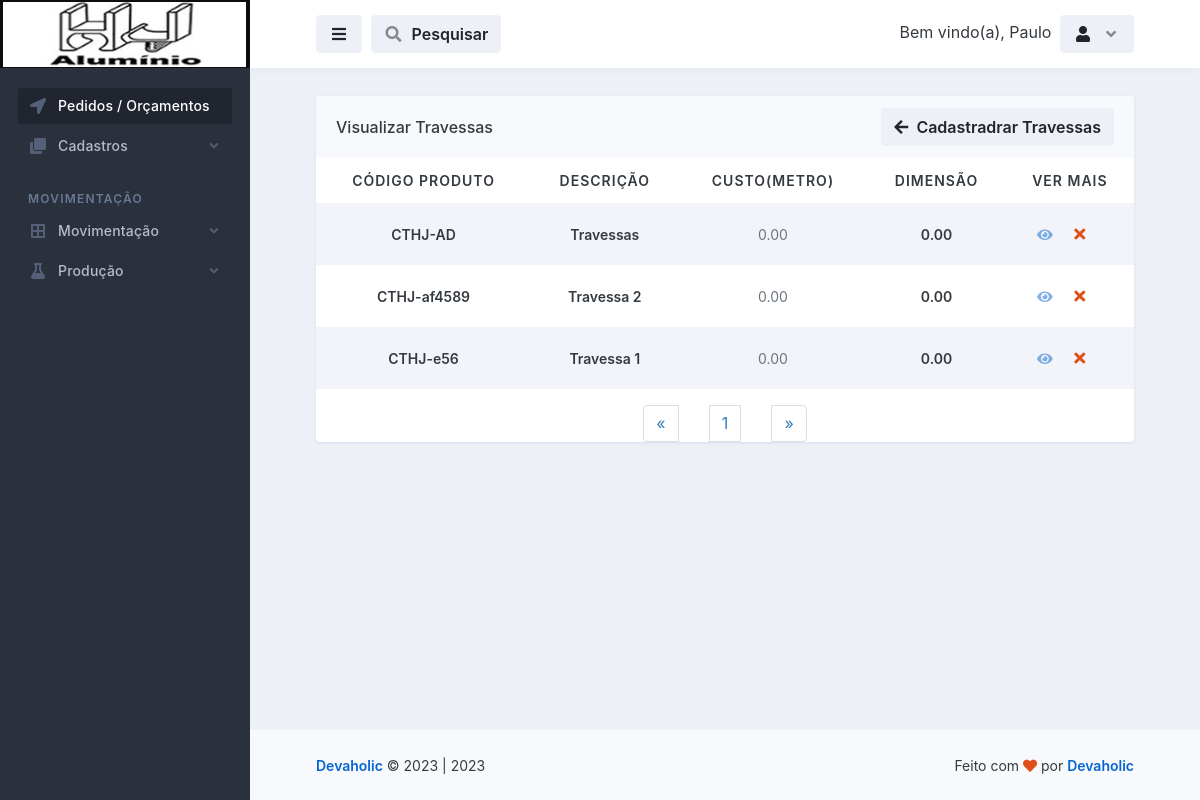
Screenshot of /travessas/visualizar_travessas.php (signed in) with the database file from the repository.
### tables this page shows
CREATE TABLE `logado` (
  `id` int(11) NOT NULL,
  `nome` varchar(50) NOT NULL,
  `email` varchar(100) NOT NULL,
  `senha` varchar(50) NOT NULL,
  `parceiro_colaborador` varchar(100) NOT NULL,
  `cpf` int(100) NOT NULL,
  `rg` int(20) NOT NULL,
  `cep` int(20) NOT NULL,
  `endereco` varchar(100) NOT NULL,
  `telefone` varchar(50) NOT NULL,
  `complemento` varchar(100) NOT NULL,
  `bairro` varchar(100) NOT NULL,
  `cidade` varchar(100) NOT NULL,
  `uf` varchar(20) NOT NULL,
  `nascimento` varchar(100) NOT NULL,
  `nivel` varchar(20) NOT NULL
);

CREATE TABLE `travessas` (
  `id` int(11) NOT NULL,
  `descricao` varchar(255) NOT NULL,
  `codigo_produto` varchar(100) NOT NULL,
  `agregar` varchar(255) NOT NULL,
  `unidade` varchar(255) NOT NULL,
  `esquadreta` varchar(255) NOT NULL,
  `oculto` varchar(10) NOT NULL,
  `referencias_do_mercado` text NOT NULL,
  `custo_metro` decimal(10,2) NOT NULL,
  `markup` decimal(10,2) NOT NULL,
  `valor` decimal(10,2) NOT NULL,
  `desconto_corte_vidro` decimal(10,2) NOT NULL,
  `perda` decimal(10,2) NOT NULL,
  `perda_bordas` decimal(10,2) NOT NULL,
  `perda_corte` decimal(10,2) NOT NULL,
  `dimensao` decimal(10,2) NOT NULL,
  `perda_bordas_retalho` decimal(10,2) NOT NULL,
  `perda_corte_retalho` decimal(10,2) NOT NULL,
  `imagem` varchar(255) NOT NULL,
  `ultima_alteracao` date NOT NULL,
  `ativo` tinyint(1) NOT NULL,
  `quantidade_stock` varchar(255) NOT NULL
);

### database.php (called while the page is built, shortened)
<?php
    class database
    {
        public $server = 'localhost';
        public $user = 'root';
        public $pass = '';
        public $bdn = 'maxportas';
        public function __construct()
        {
            try{
            $this->conn = new PDO('mysql:host='.$this->server.'; dbname='.$this->bdn, $this->user, $this->pass);
            } catch(PDOException $e){
                echo "Error $e";
            }
        }
    }
?>

### controllers/controllers_travessas.php (called while the page is built, shortened)
<?php
    include "../database.php";
class controllers_travessas extends database
{
    public function selecionar_travessas()
    {
        $selecionar_travessas = $this->conn->prepare("SELECT * FROM travessas ORDER BY id DESC");
        $selecionar_travessas->execute();
        $resultravessas = $selecionar_travessas->fetchAll(PDO::FETCH_ASSOC);
        return $resultravessas;
    }
}
?>

### travessas/visualizar_travessas.php (the view, shortened to what this page needs)
<?php
    $servidor = "localhost";
$usuario = "root";
$senha = "";
$dbname = "maxportas";
$conn = mysqli_connect($servidor, $usuario, $senha, $dbname);
$pagina = (isset($_GET['pagina']))? $_GET['pagina'] : 1;
$result_travessas = "SELECT * FROM travessas ORDER BY id DESC";
$resultado_travessas = mysqli_query($conn, $result_travessas);
$total_travessas = mysqli_num_rows($resultado_travessas);
$quantidade_pg = 10;
$num_pagina = ceil($total_travessas/$quantidade_pg);
$incio = ($quantidade_pg*$pagina)-$quantidade_pg;
$result_travessas = "SELECT * FROM travessas ORDER BY id DESC limit $incio, $quantidade_pg";
$resultado_travessas = mysqli_query($conn, $result_travessas);
?>
<!doctype html>
<html lang="en">
  <head>
    <link rel="stylesheet" id="css-main" href="../assets/css/dashmix.min.css">
    <link rel="stylesheet" href="../assets/css/pagination.css">
  </head>
  <body>
    <div id="page-container" class="sidebar-o sidebar-dark enable-page-overlay side-scroll page-header-fixed main-content-narrow">
    <?php require_once "../template/sidebar.php" ?>
<header id="page-header">
    <div class="content-header">
    <div class="space-x-1">
        <button type="button" class="btn btn-alt-secondary" data-toggle="layout" data-action="sidebar_toggle">
        <i class="fa fa-fw fa-bars"></i>
        </button>
            <button type="button" class="btn btn-alt-secondary" data-toggle="layout" data-action="header_search_on">
              <i class="fa fa-fw opacity-50 fa-search"></i> <span class="ms-1 d-none d-sm-inline-block">Pesquisar</span>
            </button>
    </div>
    <?php require_once "../template/btn_logout.php"; ?>
    </div>
</header>
      <main id="main-container">
        <div class="content content-full content-boxed">
          <div class="row">
            <div class="col-md-12">
              <div class="block block-rounded block-mode-loading-refresh">
                <div class="block-header block-header-default">
                  <h3 class="block-title">
                    Visualizar Travessas
                  </h3>
                  <a class="btn btn-alt-secondary" href="travessas.php">
                    <i class="fa fa-arrow-left me-1"></i> Cadastradrar Travessas
                  </a>
                </div>
                <div class="table-responsive">
                  <table class="table table-striped table-hover table-borderless table-vcenter fs-sm">
                  <?php
                    require_once "../controllers/controllers_travessas.php";
                    $selecionar_travessas = new controllers_travessas();
                    $result_travessas = $selecionar_travessas->selecionar_travessas();
                    if(count($result_travessas) > 0)
                    { ?>
                    <thead style="text-align: center;">
                      <tr class="text-uppercase">
                        <th>Código Produto</th>
                        <th>Descrição</th>
                        <th>Custo(metro)</th>
                        <th>Dimensão</th>
                        <th>Ver Mais</th>
                      </tr>
                    </thead>
                    <?php }?>
                    <tbody style="text-align: center;">
                        <?php
                            require_once "../controllers/controllers_travessas.php";
                            $selecionar_travessas = new controllers_travessas();
                            $result_travessas = $selecionar_travessas->selecionar_travessas();
                            if(count($result_travessas) > 0)
                            {
                              while($row_travessas = mysqli_fetch_assoc($resultado_travessas)){ ?>
                                <tr style="text-align: center;">
                                  <td>
                                      <span class="fw-semibold"><?php echo $row_travessas['codigo_produto']; ?></span>
                                  </td>
                                  <td>
                                      <span class="fw-semibold"><?php echo $row_travessas['descricao']; ?></span>
                                  </td>
                                  <td>
                                    <span class="fs-sm text-muted"><?php echo $row_travessas['custo_metro'];?></span>
                                  </td>
                                  <td>
                                      <span class="fw-semibold"><?php echo $row_travessas['dimensao']; ?></span>
                                  </td>
                                  <td class="text-center text-nowrap fw-medium" style="display: flex; justify-content: center; align-items: center;">
                                    <a href="vermais_travessas.php?view_travessas=<?php $idCriptografado = base64_encode($row_travessas['id']); echo $idCriptografado;?>">
                                        <i class="fa fa-eye me-1 opacity-50"></i>
                                    </a>
                                    <?php
                                       echo "<button class='btn' onclick='abrirModal(".$row_travessas['id'].")'><i class='fa fa-fw fa-times text-danger'></i></button>";
                                      ?>
                                  </td>
                                </tr>
                          <?php } } else { echo "<h1>Nenhum registo encontrado!</h1>"; } ?>
                    </tbody>
                  </table>
                  <?php
                    $pagina_anterior = $pagina - 1;
                    $pagina_posterior = $pagina + 1;
                  ?>
                <nav class="text-center">
                  <ul class="pagination" style="display: flex; align-items: center; justify-content: space-between; width: 20%; margin: auto;">
                    <li>
                      <?php
                      if($pagina_anterior != 0){ ?>
                        <a href="visualizar_travessas.php?pagina=<?php echo $pagina_anterior; ?>" aria-label="Previous">
                          <span aria-hidden="true">&laquo;</span>
                        </a>
                      <?php }else{ ?>
                        <span aria-hidden="true">&laquo;</span>
                      <?php }  ?>
                    </li>
                    <?php
                    for($i = 1; $i < $num_pagina + 1; $i++){ ?>
                      <li><a href="visualizar_travessas.php?pagina=<?php echo $i; ?>"><?php echo $i; ?></a>
                      </li>
                    <?php } ?>
                    <li>
                      <?php
                      if($pagina_posterior <= $num_pagina){ ?>
                        <a href="visualizar_travessas.php?pagina=<?php echo $pagina_posterior; ?>" aria-label="Previous">
                          <span aria-hidden="true">&raquo;</span>
                        </a>
                      <?php }else{ ?>
                        <span aria-hidden="true">&raquo;</span>
                      <?php }  ?>
                    </li>
                  </ul>
                </nav>
                </div>
                </div>
              </div>
        </div>
      </main>
      <?php require_once "../template/footer.php" ?>
    </div>
  </body>
</html>

### template/btn_logout.php (shortened to what this page needs)
<?php
    include "../conexao-bd.php";
    $email = $_SESSION['email'];
    $selecinarUserLogado = $conn->prepare("SELECT * FROM logado WHERE email = :email");
    $selecinarUserLogado->bindValue(':email', $email);
    $selecinarUserLogado->execute();
    $row = $selecinarUserLogado->fetch(PDO::FETCH_ASSOC);
?>
<div class="space-x-1">
    <div class="dropdown d-inline-block">
        <span class="d-sm-inline-block">Bem vindo(a), <?php echo $row['nome']; ?></span>
    </div>
    <div class="dropdown d-inline-block">
    <button type="button" class="btn btn-alt-secondary" id="page-header-user-dropdown" data-bs-toggle="dropdown" aria-haspopup="true" aria-expanded="false">
        <i class="fa fa-fw fa-user"></i>
        <i class="fa fa-fw fa-angle-down opacity-50 ms-1 d-none d-sm-inline-block"></i>
    </button>
    </div>
</div>

### assets/css/pagination.css (style rules this page uses)
.pagination { display:inline-block;padding-left:0;margin:20px 0;border-radius:4px }
.pagination>li { display:inline }
.pagination>li>a,.pagination>li>span { position:relative;float:left;padding:6px 12px;margin-left:-1px;line-height:1.42857143;color:#337ab7;text-decoration:none;background-color:#fff;border:1px solid #ddd }
.pagination>li:first-child>a,.pagination>li:first-child>span { margin-left:0;border-top-left-radius:4px;border-bottom-left-radius:4px }
.pagination>li:last-child>a,.pagination>li:last-child>span { border-top-right-radius:4px;border-bottom-right-radius:4px }

### rows the page displays
logado: nome "Paulo"
travessas: codigo_produto "CTHJ-AD", descricao "Travessas", custo_metro "0.00", dimensao "0.00"
travessas: codigo_produto "CTHJ-af4589", descricao "Travessa 2", custo_metro "0.00", dimensao "0.00"
travessas: codigo_produto "CTHJ-e56", descricao "Travessa 1", custo_metro "0.00", dimensao "0.00"

### other values shown
Date('Y') "2023"
